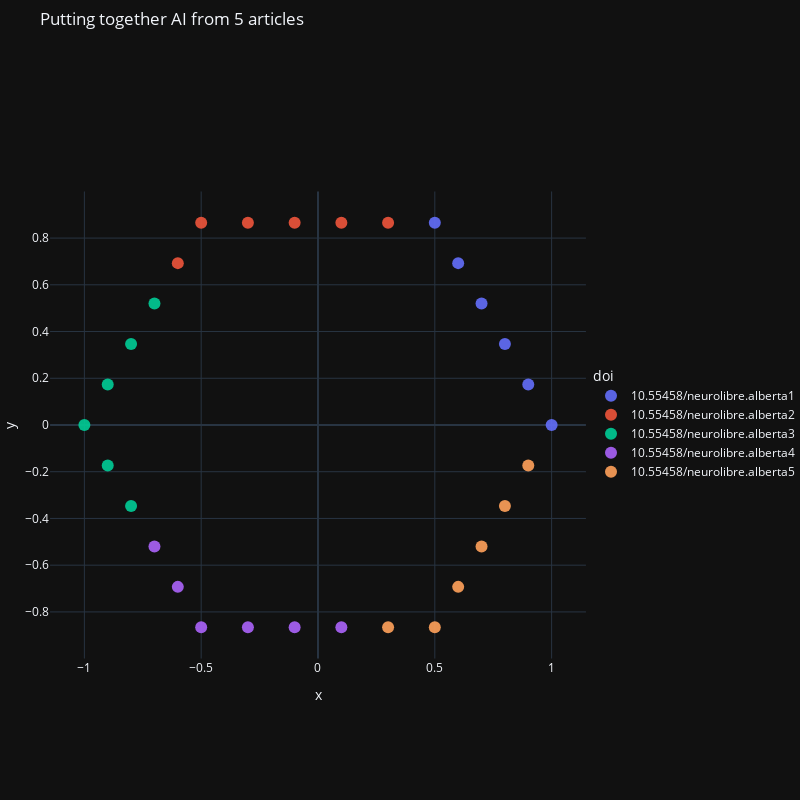

Notebook source saved alongside this figure:
### Markdown cell above
> 👽 Okay, this is getting weird and I cannot picture what's going on here. 

Time to put these together and see if `AI` has any insights hidden for us. Are not those aliens weird!

### Code cell
combined_df = pd.DataFrame()

for doi in dois:
    data = {}
    
    # Loop through each figure for the current DOI
    # Get the data for the current DOI and figure
    fig = "fig0"
    fig_data = nlx.papers[doi].get_plotly_data(fig, select_trace_type="scatter", select_trace_mode="markers")

    # Add data for each figure, ensure the column name is unique
    data['y'] = fig_data['y']
    data['x'] = fig_data['x']  # Use the figure-specific column name
        
    # Convert the collected data into a DataFrame
    df = pd.DataFrame(data)
    
    # Add the DOI to each row in the DataFrame
    df['doi'] = doi
    
    # Append to the combined DataFrame
    combined_df = pd.concat([combined_df, df], ignore_index=True)

fig = px.scatter(combined_df,x="x",y="y",color="doi",template="plotly_dark")
fig.update_layout(
    width=800,
    height=800,
    title = "Putting together AI from 5 articles",
    xaxis=dict(scaleanchor="y", scaleratio=1,constrain="domain"),  # Link x and y axis scaling
    yaxis=dict(scaleanchor="x", scaleratio=1,constrain="domain"),
    margin=dict(l=0, r=0, t=50, b=0),
        legend=dict(
        orientation='v',  # Vertical orientation
        yanchor='middle',  # Centered vertically
        xanchor='right',   # Right-aligned
        x=1.4,             # Position just outside the right side
        y=0.5              # Centered on the y-axis
    )
)
fig.update_traces(marker=dict(size=12, opacity=0.9))
fig.show()

### Figure 1 — Plotly figure (JSON) as saved in the notebook; plotly's stock layout.template omitted (floating-point values rounded to 4 significant figures)
{"data": [{"hovertemplate": "doi=10.55458/neurolibre.alberta1<br>x=%{x}<br>y=%{y}<extra></extra>", "legendgroup": "10.55458/neurolibre.alberta1", "marker": {"color": "#636efa", "opacity": 0.9, "size": 12, "symbol": "circle"}, "mode": "markers", "name": "10.55458/neurolibre.alberta1", "orientation": "v", "showlegend": true, "type": "scatter", "visible": true, "x": [1, 0.9, 0.8, 0.7, 0.6, 0.5], "xaxis": "x", "y": [0, 0.1732, 0.3464, 0.5196, 0.6928, 0.866], "yaxis": "y"}, {"hovertemplate": "doi=10.55458/neurolibre.alberta2<br>x=%{x}<br>y=%{y}<extra></extra>", "legendgroup": "10.55458/neurolibre.alberta2", "marker": {"color": "#EF553B", "opacity": 0.9, "size": 12, "symbol": "circle"}, "mode": "markers", "name": "10.55458/neurolibre.alberta2", "orientation": "v", "showlegend": true, "type": "scatter", "visible": true, "x": [0.3, 0.1, -0.1, -0.3, -0.5, -0.6], "xaxis": "x", "y": [0.866, 0.866, 0.866, 0.866, 0.866, 0.6928], "yaxis": "y"}, {"hovertemplate": "doi=10.55458/neurolibre.alberta3<br>x=%{x}<br>y=%{y}<extra></extra>", "legendgroup": "10.55458/neurolibre.alberta3", "marker": {"color": "#00cc96", "opacity": 0.9, "size": 12, "symbol": "circle"}, "mode": "markers", "name": "10.55458/neurolibre.alberta3", "orientation": "v", "showlegend": true, "type": "scatter", "visible": true, "x": [-0.7, -0.8, -0.9, -1, -0.9, -0.8], "xaxis": "x", "y": [0.5196, 0.3464, 0.1732, 1.225e-16, -0.1732, -0.3464], "yaxis": "y"}, {"hovertemplate": "doi=10.55458/neurolibre.alberta4<br>x=%{x}<br>y=%{y}<extra></extra>", "legendgroup": "10.55458/neurolibre.alberta4", "marker": {"color": "#ab63fa", "opacity": 0.9, "size": 12, "symbol": "circle"}, "mode": "markers", "name": "10.55458/neurolibre.alberta4", "orientation": "v", "showlegend": true, "type": "scatter", "visible": true, "x": [-0.7, -0.6, -0.5, -0.3, -0.1, 0.1], "xaxis": "x", "y": [-0.5196, -0.6928, -0.866, -0.866, -0.866, -0.866], "yaxis": "y"}, {"hovertemplate": "doi=10.55458/neurolibre.alberta5<br>x=%{x}<br>y=%{y}<extra></extra>", "legendgroup": "10.55458/neurolibre.alberta5", "marker": {"color": "#FFA15A", "opacity": 0.9, "size": 12, "symbol": "circle"}, "mode": "markers", "name": "10.55458/neurolibre.alberta5", "orientation": "v", "showlegend": true, "type": "scatter", "visible": true, "x": [0.3, 0.5, 0.6, 0.7, 0.8, 0.9], "xaxis": "x", "y": [-0.866, -0.866, -0.6928, -0.5196, -0.3464, -0.1732], "yaxis": "y"}], "layout": {"height": 800, "legend": {"orientation": "v", "title": {"text": "doi"}, "tracegroupgap": 0, "x": 1.4, "xanchor": "right", "y": 0.5, "yanchor": "middle"}, "margin": {"b": 0, "l": 0, "r": 0, "t": 50}, "title": {"text": "Putting together AI from 5 articles"}, "width": 800, "xaxis": {"anchor": "y", "autorange": true, "constrain": "domain", "domain": [0, 1], "range": [-1.147, 1.147], "scaleanchor": "y", "scaleratio": 1, "title": {"text": "x"}, "type": "linear"}, "yaxis": {"anchor": "x", "autorange": true, "constrain": "domain", "domain": [0.1722, 0.8278], "range": [-1.06, 1.06], "scaleanchor": "x", "scaleratio": 1, "title": {"text": "y"}, "type": "linear"}}}
